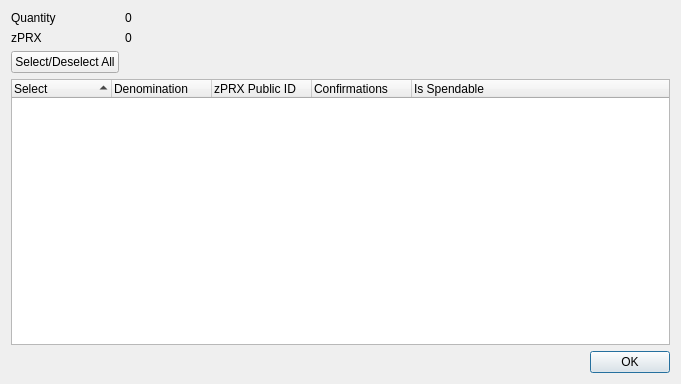
<?xml version="1.0" encoding="UTF-8"?>
<ui version="4.0">
 <class>ZPROXYNODEControlDialog</class>
 <widget class="QDialog" name="ZPROXYNODEControlDialog">
  <property name="geometry">
   <rect>
    <x>0</x>
    <y>0</y>
    <width>681</width>
    <height>384</height>
   </rect>
  </property>
  <property name="minimumSize">
   <size>
    <width>681</width>
    <height>384</height>
   </size>
  </property>
  <property name="windowTitle">
   <string>Select zPRX to Spend</string>
  </property>
  <layout class="QGridLayout" name="gridLayout">
   <item row="0" column="0">
    <layout class="QFormLayout" name="formLayout">
     <property name="sizeConstraint">
      <enum>QLayout::SetDefaultConstraint</enum>
     </property>
     <item row="0" column="0">
      <widget class="QLabel" name="labelQuantity">
       <property name="text">
        <string>Quantity</string>
       </property>
      </widget>
     </item>
     <item row="0" column="1">
      <widget class="QLabel" name="labelQuantity_int">
       <property name="text">
        <string>0</string>
       </property>
      </widget>
     </item>
     <item row="1" column="0">
      <widget class="QLabel" name="labelZPROXYNODE">
       <property name="text">
        <string>zPRX</string>
       </property>
      </widget>
     </item>
     <item row="1" column="1">
      <widget class="QLabel" name="labelZPROXYNODE_int">
       <property name="text">
        <string>0</string>
       </property>
      </widget>
     </item>
     <item row="2" column="0">
      <widget class="QPushButton" name="pushButtonAll">
       <property name="text">
        <string>Select/Deselect All</string>
       </property>
      </widget>
     </item>
    </layout>
   </item>
   <item row="1" column="0">
    <layout class="QVBoxLayout" name="verticalLayout">
     <item>
      <widget class="QTreeWidget" name="treeWidget">
       <property name="minimumSize">
        <size>
         <width>0</width>
         <height>250</height>
        </size>
       </property>
       <property name="alternatingRowColors">
        <bool>true</bool>
       </property>
       <property name="sortingEnabled">
        <bool>true</bool>
       </property>
       <property name="columnCount">
        <number>5</number>
       </property>
       <attribute name="headerDefaultSectionSize">
        <number>100</number>
       </attribute>
       <column>
        <property name="text">
         <string notr="true">Select</string>
        </property>
       </column>
       <column>
        <property name="text">
         <string notr="true">Denomination</string>
        </property>
       </column>
       <column>
        <property name="text">
         <string notr="true">zPRX Public ID</string>
        </property>
       </column>
       <column>
        <property name="text">
         <string notr="true">Confirmations</string>
        </property>
       </column>
       <column>
        <property name="text">
         <string>Is Spendable</string>
        </property>
       </column>
      </widget>
     </item>
     <item>
      <widget class="QDialogButtonBox" name="buttonBox">
       <property name="orientation">
        <enum>Qt::Horizontal</enum>
       </property>
       <property name="standardButtons">
        <set>QDialogButtonBox::Ok</set>
       </property>
      </widget>
     </item>
    </layout>
   </item>
  </layout>
 </widget>
 <resources/>
 <connections>
  <connection>
   <sender>buttonBox</sender>
   <signal>accepted()</signal>
   <receiver>ZPROXYNODEControlDialog</receiver>
   <slot>accept()</slot>
   <hints>
    <hint type="sourcelabel">
     <x>248</x>
     <y>254</y>
    </hint>
    <hint type="destinationlabel">
     <x>157</x>
     <y>274</y>
    </hint>
   </hints>
  </connection>
  <connection>
   <sender>buttonBox</sender>
   <signal>rejected()</signal>
   <receiver>ZPROXYNODEControlDialog</receiver>
   <slot>reject()</slot>
   <hints>
    <hint type="sourcelabel">
     <x>316</x>
     <y>260</y>
    </hint>
    <hint type="destinationlabel">
     <x>286</x>
     <y>274</y>
    </hint>
   </hints>
  </connection>
 </connections>
</ui>
